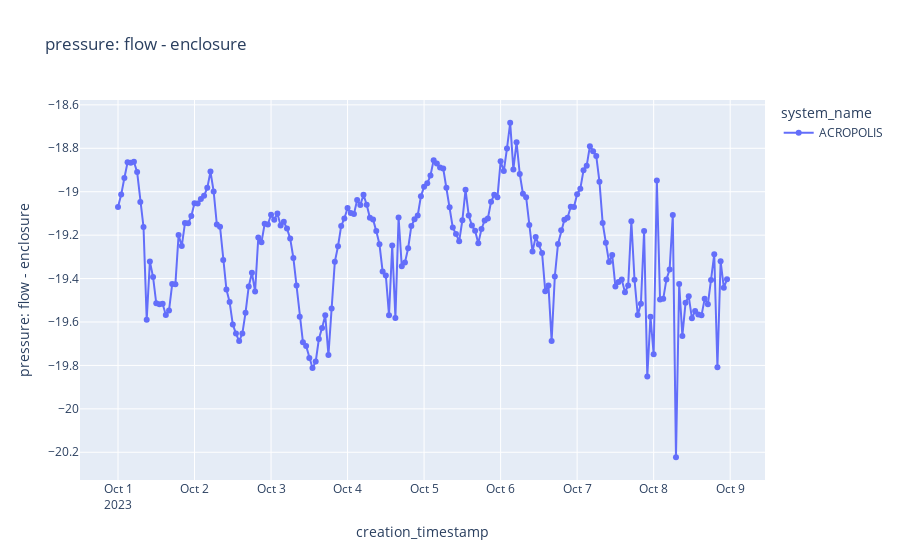

Source (notebook cell):
### Code cell
# Pressure Delta
col_name = "pressure: flow - enclosure"

df_temp = df_a.with_columns((pl.col("bme280_pressure") - pl.col("enclosure_bme280_pressure")).alias(col_name)) \
.select("creation_timestamp","system_name",col_name)

plot_sensor_measurement(df_temp.collect(), col_name=col_name)

### Figure 1 — Plotly figure (JSON) as saved in the notebook; plotly's stock layout.template omitted (floating-point values rounded to 4 significant figures; data arrays with more than 128 entries replaced by an {"elided": "..."} marker saying what was removed)
{"data": [{"hovertemplate": "system_name=ACROPOLIS<br>creation_timestamp=%{x}<br>pressure: flow - enclosure=%{y}<extra></extra>", "legendgroup": "ACROPOLIS", "line": {"color": "#636efa", "dash": "solid"}, "marker": {"symbol": "circle"}, "mode": "lines+markers", "name": "ACROPOLIS", "orientation": "v", "showlegend": true, "type": "scatter", "x": {"elided": "192 str values"}, "xaxis": "x", "y": {"elided": "192 float values"}, "yaxis": "y"}], "layout": {"legend": {"title": {"text": "system_name"}, "tracegroupgap": 0}, "title": {"text": "pressure: flow - enclosure"}, "xaxis": {"anchor": "y", "domain": [0, 1], "title": {"text": "creation_timestamp"}}, "yaxis": {"anchor": "x", "domain": [0, 1], "title": {"text": "pressure: flow - enclosure"}}}}
